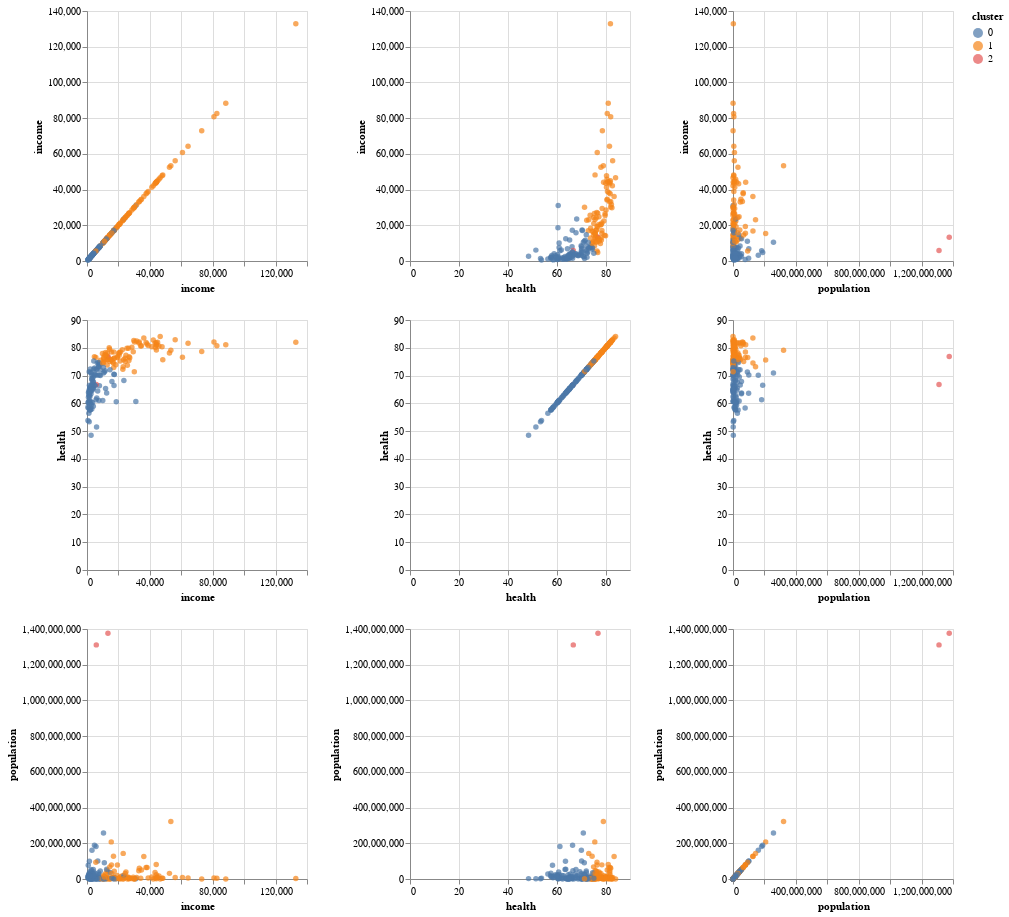

This figure's notebook cell:
### Code cell
alt.Chart(gapminder).mark_circle().encode(
    alt.X(alt.repeat('column'),type='quantitative'),
    alt.Y(alt.repeat('row'),type='quantitative'),
    color='cluster:N',
    tooltip='country'
).properties(
    width=220,
    height=250,

).repeat(
    row=['income','health','population'],
    column=['income','health','population']
)

### Figure 1 — Vega-Lite specification as saved in the notebook (floating-point values rounded to 4 significant figures; data arrays with more than 128 entries replaced by an {"elided": "..."} marker saying what was removed)
{"$schema": "https://vega.github.io/schema/vega-lite/v3.4.0.json", "config": {"background": "white", "mark": {"tooltip": null}, "view": {"height": 300, "width": 400}}, "datasets": {"data-e19b33869877c38715e8e2246b54c119": {"elided": "187 records"}}, "repeat": {"column": ["income", "health", "population"], "row": ["income", "health", "population"]}, "spec": {"data": {"name": "data-e19b33869877c38715e8e2246b54c119"}, "encoding": {"color": {"field": "cluster", "type": "nominal"}, "tooltip": {"field": "country", "type": "nominal"}, "x": {"field": {"repeat": "column"}, "type": "quantitative"}, "y": {"field": {"repeat": "row"}, "type": "quantitative"}}, "height": 250, "mark": "circle", "width": 220}}
